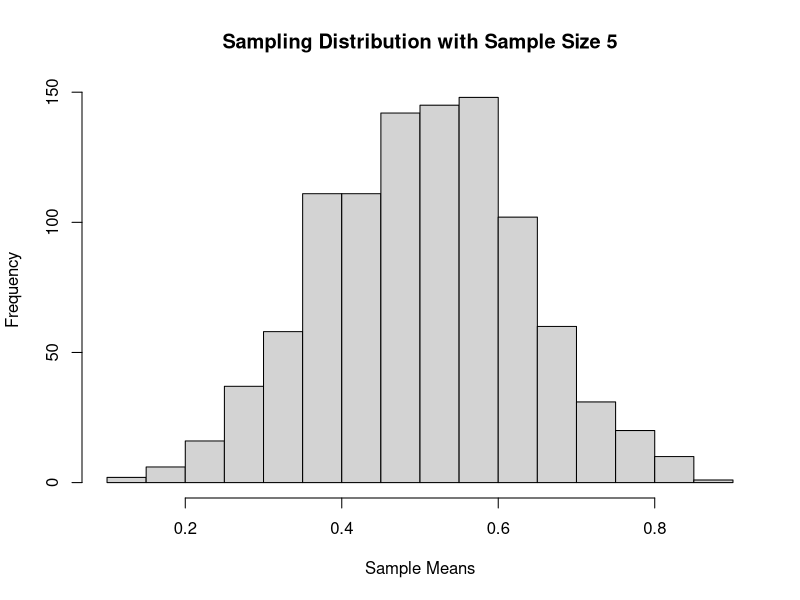
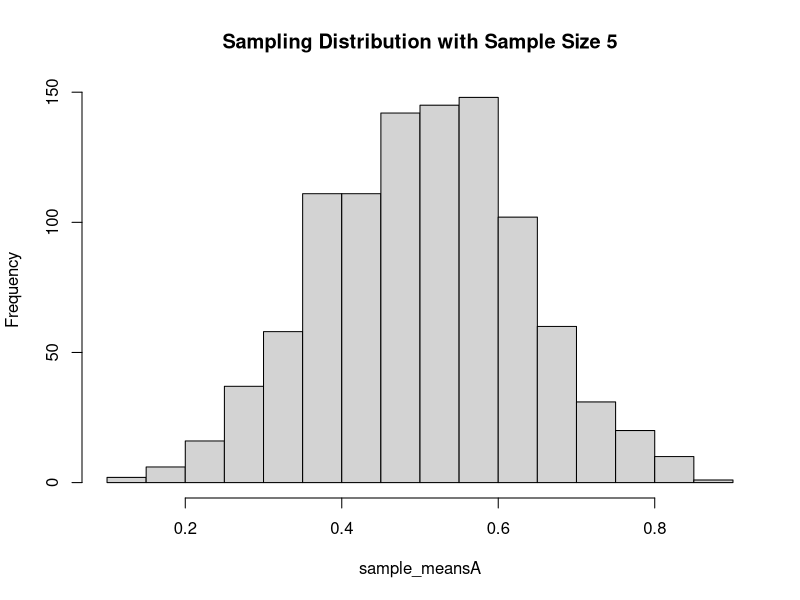
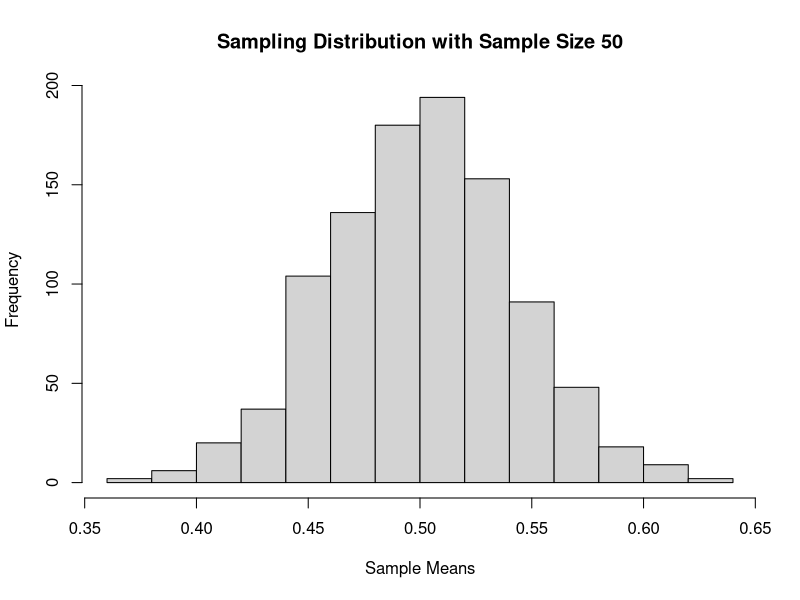
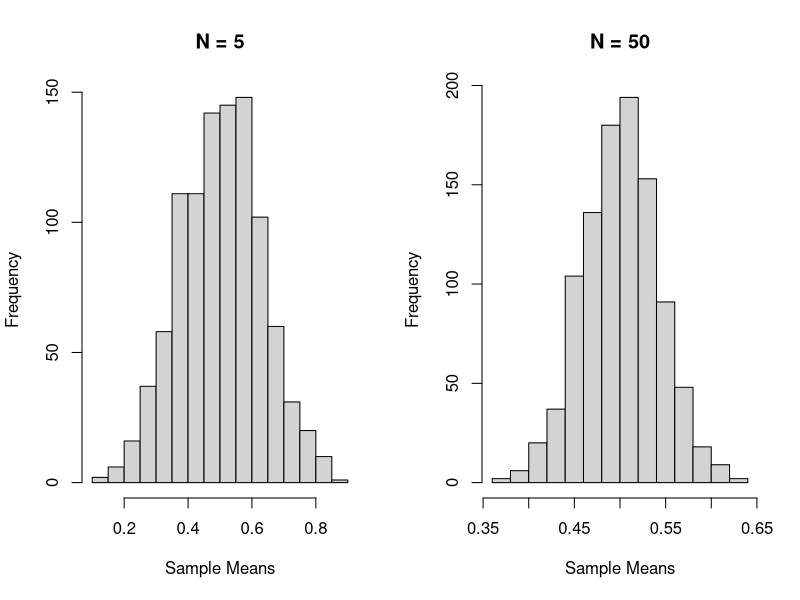
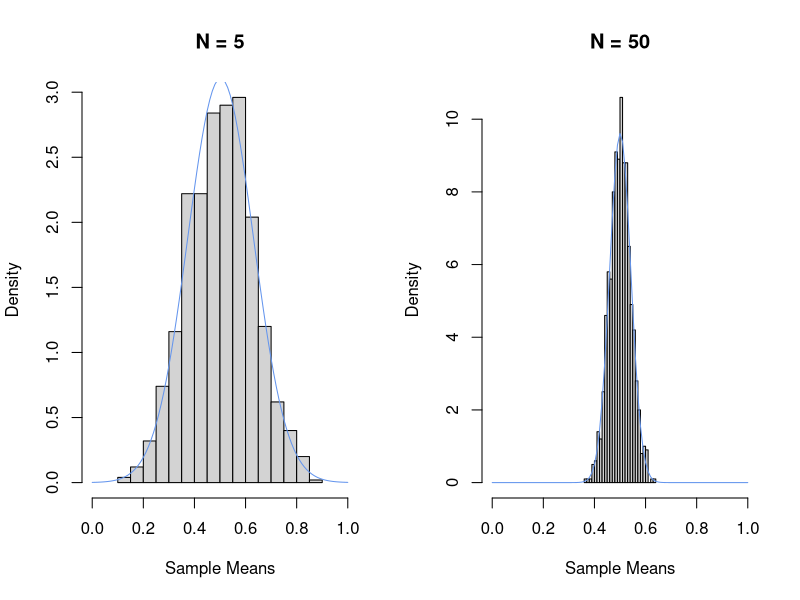
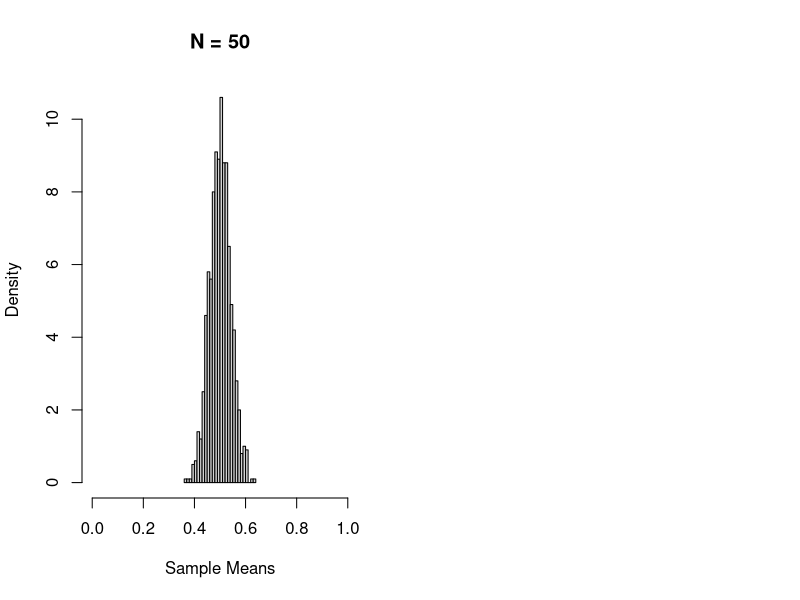
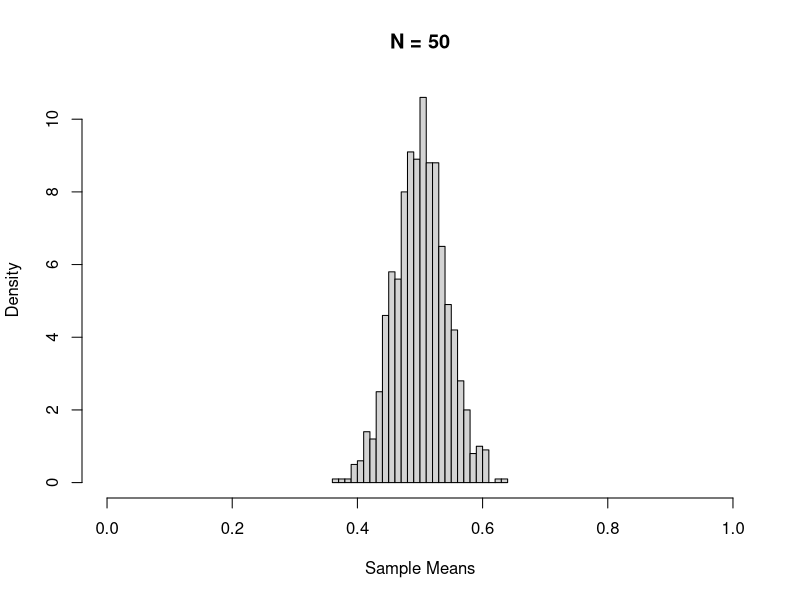
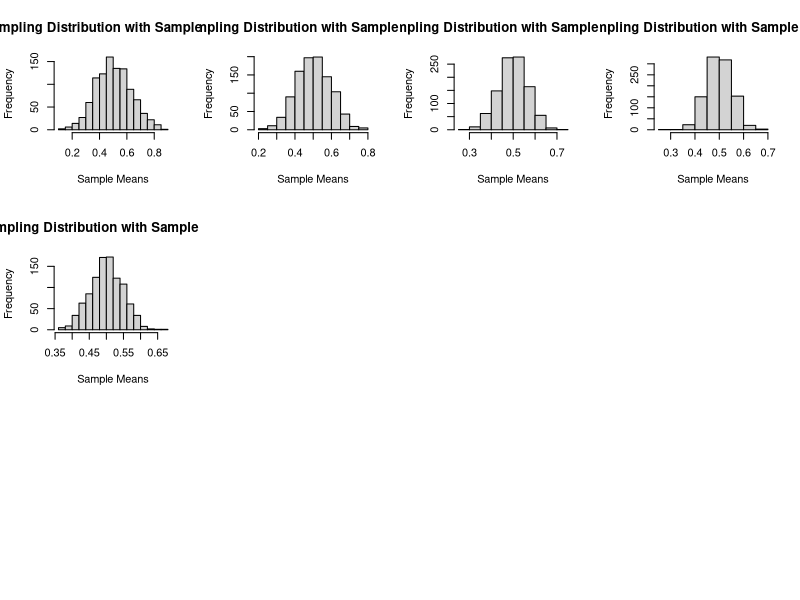

These charts were generated, in order, by the following R code:
## ---- chunk 1
# I always include a setup chunk in my Markdown files: It helps me ensure that I've got my settings and packages straightened out before my script starts.

# Set chunk options
knitr::opts_chunk$set(echo = TRUE)

# If you haven't installed the packages, do that first by uncommenting the next line!
# install.packages(c("pracma", "knitr"))

# Then load the required libraries
library(pracma)
library(knitr)
## ---- chunk 2
# How do we indicate the number of iterations (i.e., the number of samples)?
# Save it as a variable!
num_samples <- 10

# How do we indicate the sample size?
# Save it as a variable!
sample_size <- 5

# For each of the 10 iterations, there will be a sample mean.  We need to create a vector that stores all of these sample means.  How do we do this?

# There are lots of different right answers to this. One easy way is to make a vector of the right size filled with NAs, and then we'll over-write each of the zeros as we get our sample means.

sample_means <- rep(NA_real_, 10) # Hint: Look up the function rep()
# 10 because we're taking 10 samples
  
# Check out what you just made. 
sample_means # It's a vector of 10 NAs, yay

# It should all be NAs for now

sum(is.na(sample_means)) # What's 10 NA's summed? 10!

## Question: Why would it be useful to use NAs when creating the storage vector?
## Answer: 


# -------------------------------------------------------------------------------------------------

# How do we tell R to run i, ii, and iii for each of the 10 iterations (this is known as a for-loop)?

## Question: What is 'i' in the for-loop?
## Answer: 

for (i in 1:num_samples) { #i in 1:10 to run through 10 times
  

  # How do we tell R to randomly select a sample with a sample size of 5 from a uniform distribution?
  sample <- runif(sample_size) # Get sample
  
  sample_mean <- mean(sample) #get mean of that sample 
  # Note that this variable is different from the storage vector we made above (called "sample_means")
  
  # Store the sample mean
  sample_means[i] <- sample_mean # Hint: you will need to index using i
  
}


# Now check out your sample_means variable
sample_means

# Can also check out the mean of our sample means!
mean(sample_means)

## ---- chunk 3
num_samplesA  <- 1000 # Note that we're running more iterations now.  
sample_sizeA  <- 5
sample_meansA <- rep(NA, num_samplesA) #note the preallocation

for (i in 1:num_samplesA) {
  sampleA          <- runif(sample_sizeA)
	sample_meanA     <- mean(sampleA)
	sample_meansA[i] <- sample_meanA
}

hist(sample_meansA, 
     main = "Sampling Distribution with Sample Size 5", 
     xlab = "Sample Means")

# How would I change this histogram code to make the title specify the sample size based on a variable?

hist(sample_meansA, 
     main = paste("Sampling Distribution with Sample Size", sample_sizeA)) # Hint: Look up the function paste()

## ---- chunk 4
# Note that when we run this code, we would overwrite all the variables we made before if we just used the same names. I changed "A" to "B" for the variables since I didn't want to overwrite the original ones. 
num_samplesB  <- 1000
sample_sizeB  <- 50 # This is the only real change in the code
sample_meansB <- rep(NA, num_samplesB)

for (i in 1:num_samplesB) {
  sampleB          <- runif(sample_sizeB)
  sample_meanB     <- mean(sampleB)
	sample_meansB[i] <- sample_meanB
}

hist(sample_meansB, main = paste("Sampling Distribution with Sample Size", sample_sizeB), xlab = "Sample Means")

## ---- chunk 5
par(mfrow = c(1,2))

# Our first histogram
hist(sample_meansA, 
     main = paste("N =", sample_sizeA), 
     xlab = "Sample Means")   

# Our second histogram
hist(sample_meansB, 
     main = paste("N =", sample_sizeB), 
     xlab = "Sample Means") 

## ---- chunk 6
# Use curve(), and the function dnorm(), which uses the formula for the normal distribution. Remember the normal dist is defined by a mean and SD, so we have to include those. Use the means and SDs from your sampling distributions. 
meanA <- mean(sample_meansA)
sdA   <- sd(sample_meansA)
meanB <- mean(sample_meansB)
sdB   <- sd(sample_meansB)

par(mfrow = c(1, 2)) # Set figure to be 1 row, 2 columns

# Plot histogram of sample size 5
hist(sample_meansA, 
     freq   = FALSE, 
     breaks = 20, 
     main   = paste("N =", sample_sizeA), 
     xlab   = "Sample Means", 
     xlim   = 0:1)
# Add curve to the histogram
curve(dnorm(x, mean = meanA, sd = sdA), # you don't have to create x object; it knows
      col = "cornflower blue", 
      add = TRUE) 

# Plot histogram of sample size 50
hist(sample_meansB, 
     freq   = FALSE, 
     breaks = 20, 
     main   = paste("N =", sample_sizeB), 
     xlab   = "Sample Means", 
     xlim   = 0:1)
# Add curve to the histogram
curve(dnorm(x, mean = meanB, sd = sdB), 
      col = "cornflower blue", 
      add = TRUE)

# -------------------------------------------------------------------------------------------------

# What if I just wanted to plot one of the above graphs now?
hist(sample_meansB, 
     freq   = FALSE, 
     breaks = 20, 
     main   = paste("N =", sample_sizeB), 
     xlab   = "Sample Means",
     xlim   = 0:1) 

# Need to revert the par command:
par(mfrow = c(1,1))
# Or
dev.off()

# Plot
hist(sample_meansB, 
     freq   = FALSE, 
     breaks = 20, 
     main   = paste("N =", sample_sizeB), 
     xlab   = "Sample Means",
     xlim   = 0:1) 

## ---- chunk 7
# we have this info from above:
num_samplesA # Should be 1000
sample_sizeA # Should be 5
sample_meansA # Is the vector of sample means we created using our 'for' loop

# We can calculate the mean of the sample means
msm <- mean(sample_meansA)

# Maybe I want to round it
msm_rounded <- round(msm, 2)

paste("With sample size", sample_sizeA, "the mean of the sample means is", msm_rounded, ".")
# note stupid space between sentence and your period.
# can try using paste0 instead with manual spaces
paste0("With sample size ", sample_sizeA, "the mean of the sample means is ", msm_rounded, ".")
## ---- chunk 8
# Nested for-loop!

# Set number of samples (iterations)
num_samples <- 1000 

# Set different sample sizes you want to compare
sample_sizes = c(5, 10, 20, 30, 40, 50, 60, 70, 80, 90, 100, 110)

# Set up a matrix to plot the histograms
par(mfrow = c(3,4)) # Matrix with 3 rows and 4 columns

# We're going to pull over 12 different sample sizes and create a histogram with a label as well that specifies the sample size
for (i in 1:sample_sizes) { #looping over each sample size
  # Create vector to save samples
  sample_means <- rep(NA, num_samples) 
  
  for (j in 1:num_samples) { #take 1000 different samples of each different sample size
    
    sample          <- runif(sample_sizes[i]) # Get sample of specified sample size - note indexed i
	  sample_mean     <- mean(sample)
	  sample_means[j] <- sample_mean # Assign sample mean to correct place in vector

  }
  
  # Add the histogram
  hist(sample_means, 
       main = paste("Sampling Distribution with Sample Size", sample_sizes[i]), 
       xlab = "Sample Means")
  
  # If you wanted to print the mean of the sample means
  print(paste("Sample mean with N =", sample_sizes[i], "is", round(mean(sample_means), digits = 2)))

}
  
